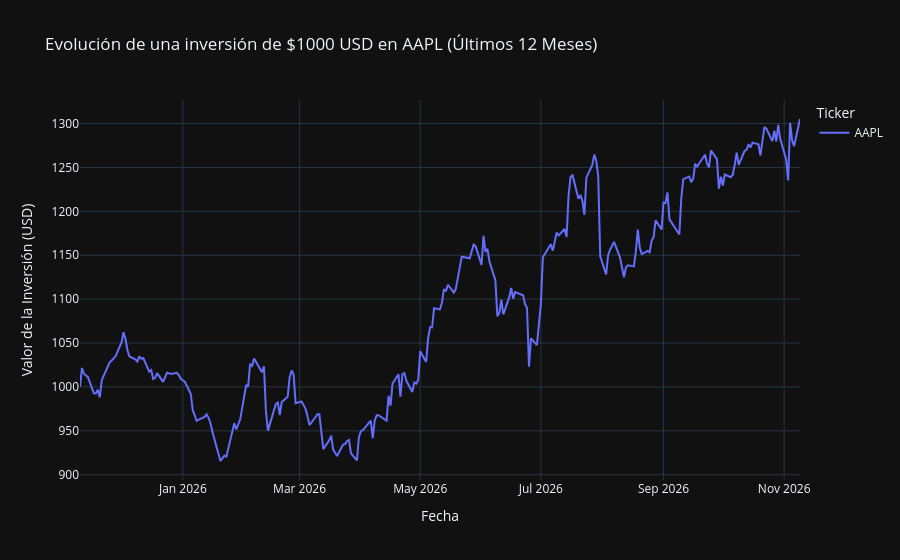

Notebook source saved alongside this figure:
### Code cell
# Definimos 'precios' a partir de la columna Close de datos
precios = datos['Close']

# 1. Mostrar la media de los precios
media_precios = precios.mean()
print("Media de precios:", media_precios)

# 2. Obtener el tercer valor de precios (índice 2)
print("Tercer valor registrado:", precios.values[2])

# 3. Mostrar los últimos valores registrados
print("\nÚltimos valores (tail):")
display(precios.tail())

# 4. Obtener el último valor registrado
print("\nÚltimo valor registrado:", precios.values[-1])

# 5. Simular la evolución de una inversión inicial de $1000 USD
inversion = (precios / precios.values[0]) * 1000

# Graficar la evolución de la inversión
fig_inv = px.line(
    inversion,
    title="Evolución de una inversión de $1000 USD en AAPL (Últimos 12 Meses)",
    labels={"value": "Valor de la Inversión (USD)", "Date": "Fecha"},
    template="plotly_dark"
)
fig_inv.show()

# 6. Graficar el promedio con px.bar correctamente estructurado
fig_media = px.bar(
    x=["Precio Promedio AAPL"],
    y=[media_precios],
    color=[media_precios],
    title="Precio Promedio de Cierre de AAPL",
    labels={"x": "Métrica", "y": "Precio (USD)", "color": "Valor"},
    template="plotly_dark"
)
fig_media.show()

fig= px.line (inversion )
fig.write_html ("inversion de 1000 USD.html")

### Figure 1 — Plotly figure (JSON) as saved in the notebook; plotly's stock layout.template omitted (floating-point values rounded to 4 significant figures; data arrays with more than 128 entries replaced by an {"elided": "..."} marker saying what was removed)
{"data": [{"hovertemplate": "Ticker=AAPL<br>Fecha=%{x}<br>Valor de la Inversión (USD)=%{y}<extra></extra>", "legendgroup": "AAPL", "line": {"color": "#636efa", "dash": "solid"}, "marker": {"symbol": "circle"}, "mode": "lines", "name": "AAPL", "orientation": "v", "showlegend": true, "type": "scatter", "x": {"elided": "251 str values"}, "xaxis": "x", "y": {"elided": "251 float values"}, "yaxis": "y"}], "layout": {"legend": {"title": {"text": "Ticker"}, "tracegroupgap": 0}, "title": {"text": "Evolución de una inversión de $1000 USD en AAPL (Últimos 12 Meses)"}, "xaxis": {"anchor": "y", "domain": [0, 1], "title": {"text": "Fecha"}}, "yaxis": {"anchor": "x", "domain": [0, 1], "title": {"text": "Valor de la Inversión (USD)"}}}}
